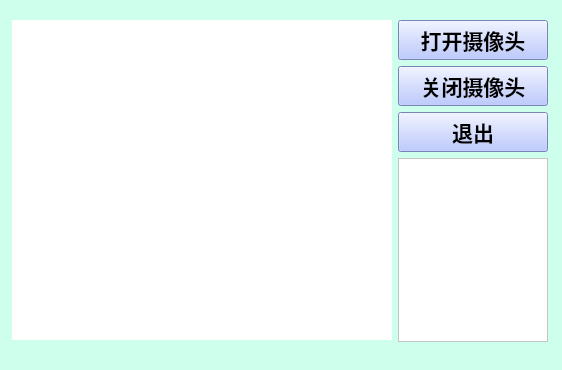
<?xml version="1.0" encoding="UTF-8"?>
<ui version="4.0">
 <class>MainWindow</class>
 <widget class="QMainWindow" name="MainWindow">
  <property name="geometry">
   <rect>
    <x>0</x>
    <y>0</y>
    <width>562</width>
    <height>370</height>
   </rect>
  </property>
  <property name="windowTitle">
   <string>opencv</string>
  </property>
  <property name="styleSheet">
   <string notr="true">background-color: rgb(205, 255, 236);</string>
  </property>
  <widget class="QWidget" name="centralwidget">
   <widget class="QWidget" name="">
    <property name="geometry">
     <rect>
      <x>12</x>
      <y>20</y>
      <width>540</width>
      <height>322</height>
     </rect>
    </property>
    <layout class="QFormLayout" name="formLayout">
     <item row="0" column="0">
      <widget class="QLabel" name="label">
       <property name="minimumSize">
        <size>
         <width>380</width>
         <height>320</height>
        </size>
       </property>
       <property name="maximumSize">
        <size>
         <width>380</width>
         <height>320</height>
        </size>
       </property>
       <property name="styleSheet">
        <string notr="true">background-color: rgb(255, 255, 255);
border-color: rgb(255, 0, 0);</string>
       </property>
       <property name="text">
        <string/>
       </property>
       <property name="margin">
        <number>0</number>
       </property>
       <property name="indent">
        <number>-1</number>
       </property>
      </widget>
     </item>
     <item row="0" column="1">
      <layout class="QVBoxLayout" name="verticalLayout">
       <item>
        <widget class="QPushButton" name="pushButton">
         <property name="font">
          <font>
           <pointsize>16</pointsize>
           <weight>75</weight>
           <bold>true</bold>
          </font>
         </property>
         <property name="styleSheet">
          <string notr="true">background-color: rgb(169, 185, 255);</string>
         </property>
         <property name="text">
          <string>打开摄像头</string>
         </property>
        </widget>
       </item>
       <item>
        <widget class="QPushButton" name="pushButton_2">
         <property name="font">
          <font>
           <pointsize>16</pointsize>
           <weight>75</weight>
           <bold>true</bold>
          </font>
         </property>
         <property name="styleSheet">
          <string notr="true">background-color: rgb(169, 185, 255);</string>
         </property>
         <property name="text">
          <string>关闭摄像头</string>
         </property>
        </widget>
       </item>
       <item>
        <widget class="QPushButton" name="pushButton_3">
         <property name="font">
          <font>
           <pointsize>16</pointsize>
           <weight>75</weight>
           <bold>true</bold>
          </font>
         </property>
         <property name="styleSheet">
          <string notr="true">background-color: rgb(169, 185, 255);
border-color: rgb(170, 0, 255);</string>
         </property>
         <property name="text">
          <string>退出</string>
         </property>
        </widget>
       </item>
       <item>
        <widget class="QTextBrowser" name="textBrowser">
         <property name="maximumSize">
          <size>
           <width>150</width>
           <height>16777215</height>
          </size>
         </property>
         <property name="styleSheet">
          <string notr="true">background-color: rgb(255, 255, 255);</string>
         </property>
        </widget>
       </item>
      </layout>
     </item>
    </layout>
   </widget>
  </widget>
  <widget class="QMenuBar" name="menubar">
   <property name="geometry">
    <rect>
     <x>0</x>
     <y>0</y>
     <width>562</width>
     <height>22</height>
    </rect>
   </property>
  </widget>
  <widget class="QStatusBar" name="statusbar"/>
 </widget>
 <resources/>
 <connections>
  <connection>
   <sender>pushButton_3</sender>
   <signal>clicked()</signal>
   <receiver>MainWindow</receiver>
   <slot>close()</slot>
   <hints>
    <hint type="sourcelabel">
     <x>525</x>
     <y>105</y>
    </hint>
    <hint type="destinationlabel">
     <x>558</x>
     <y>117</y>
    </hint>
   </hints>
  </connection>
 </connections>
</ui>
